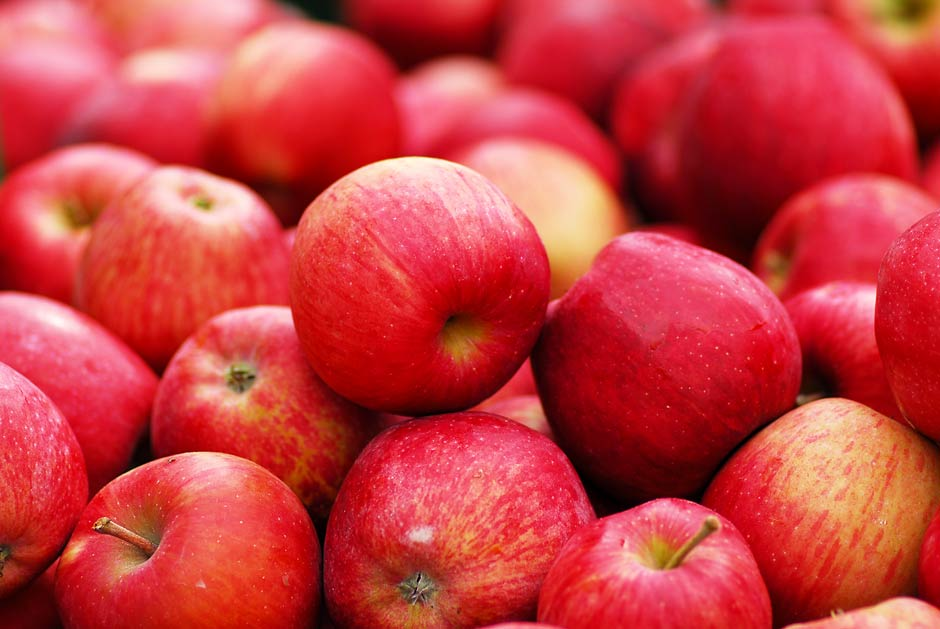
#> input picture opencv/images/chp2/elma.jpg, 940 x 629 px, found by its file name
$ python edge_detection.py   (older library calls are emulated)
#> lines starting #> are read from the running program, lines starting #| are printed output that depends on the picture; after the words box and inside, x2 and y2 are one past the last pixel; in counts of white or black regions, pixels touching at a corner belong together
import cv2
import os
import numpy as np

resim_yolu = os.path.join(os.getcwd(),"opencv","images","chp2","elma.jpg")
resim = cv2.imread(resim_yolu)
#> resim is the input picture: shape (629, 940, 3); mean B, G, R 65.3, 62.2, 200.3
gri = cv2.cvtColor(resim,cv2.COLOR_BGR2GRAY)
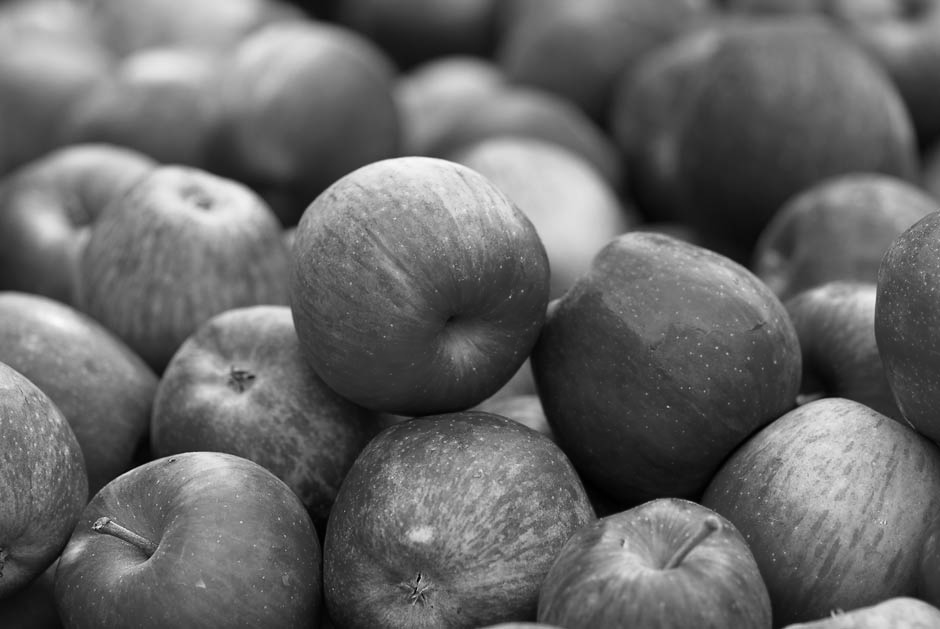
#> gri: shape (629, 940); min 0, max 250, mean 103.8
cv2.imshow("gri",gri)
#blur

#sobelx
sobelx = cv2.Sobel(gri,cv2.CV_64F,1,0,ksize=3)
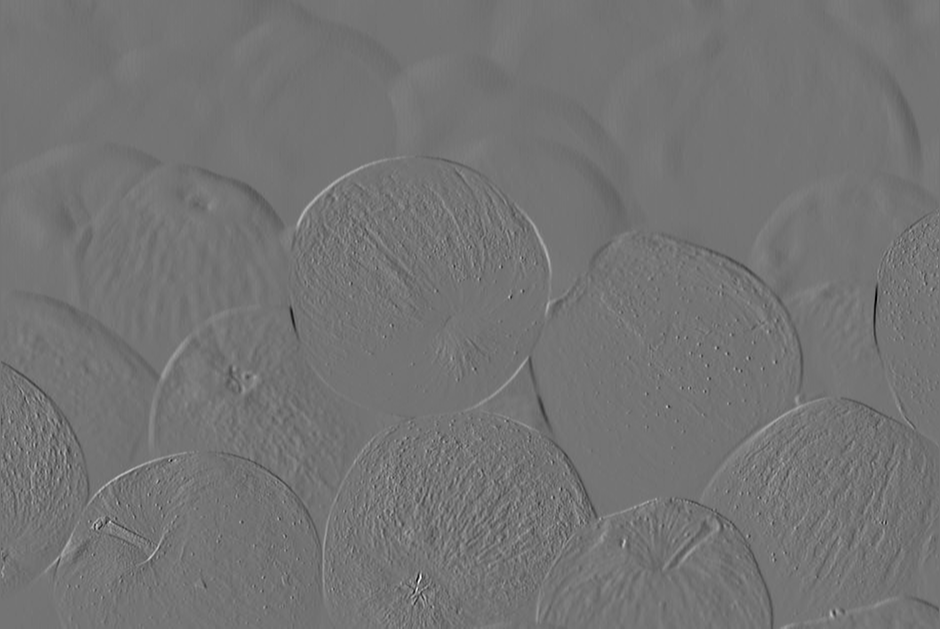
#> sobelx: shape (629, 940) float64; min -577, max 691, mean -0.2; drawn with min black and max white
sobelx = np.uint8(np.absolute(sobelx))
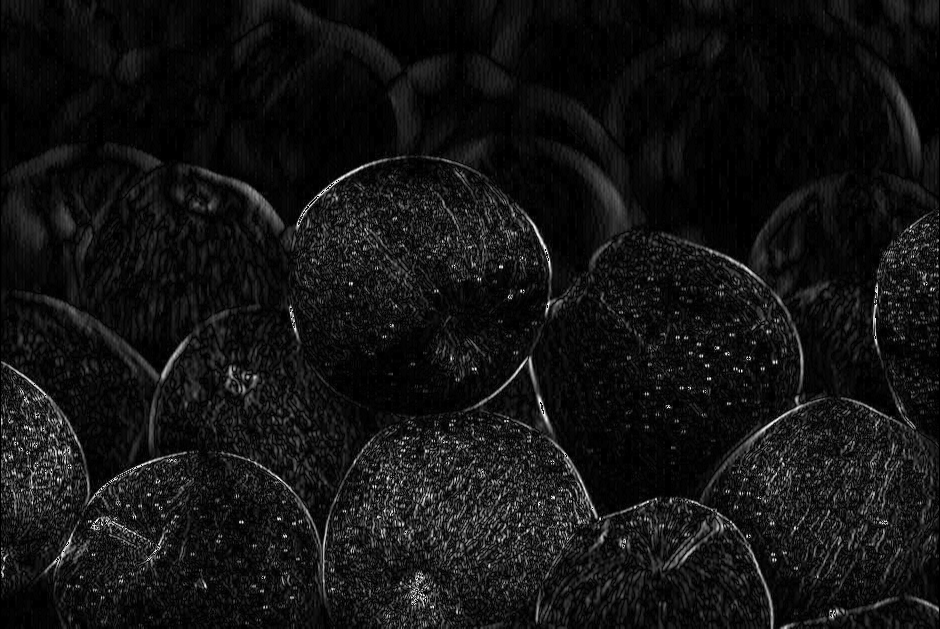
#> sobelx: shape (629, 940); min 0, max 255, mean 19.2
cv2.imshow("sobelx",sobelx)
print(sobelx)
#> (printed output is left out)
#sobely
sobely = cv2.Sobel(gri,cv2.CV_64F,0,1,ksize=3)
sobely= np.uint8(np.absolute(sobely))
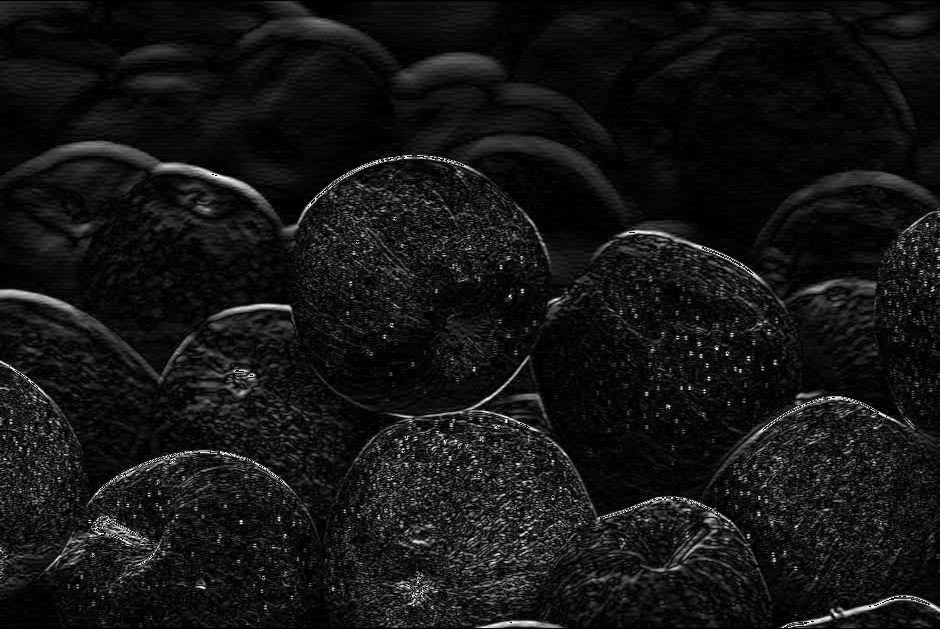
#> sobely: shape (629, 940); min 0, max 255, mean 21.1
cv2.imshow("sobely",sobely)
print(sobely)
#> (printed output is left out)
# laplacian
laplace = cv2.Laplacian(gri,cv2.CV_64F)
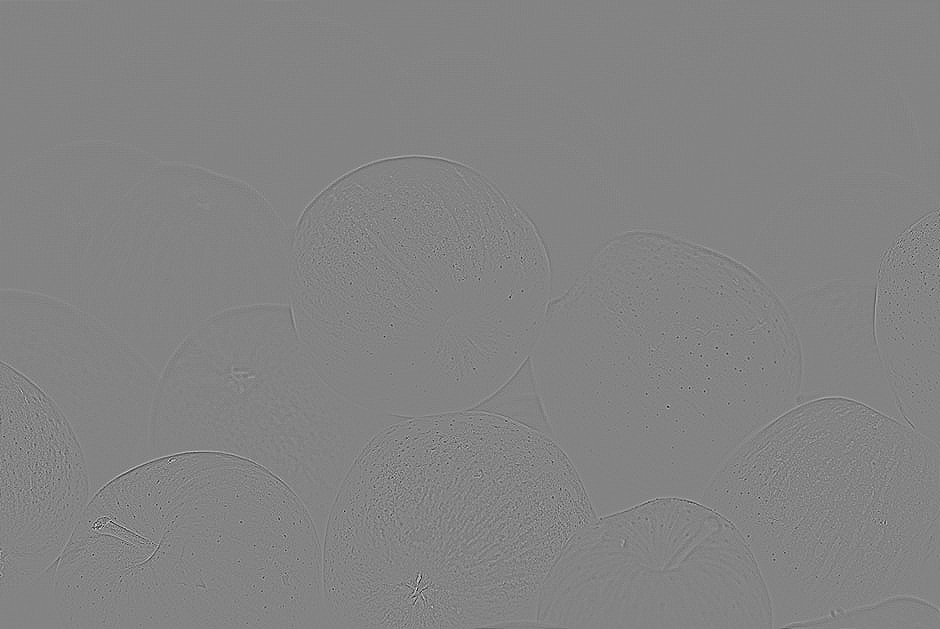
#> laplace: shape (629, 940) float64; min -270, max 253, mean 0; drawn with min black and max white
laplace = np.uint8(np.absolute(laplace))
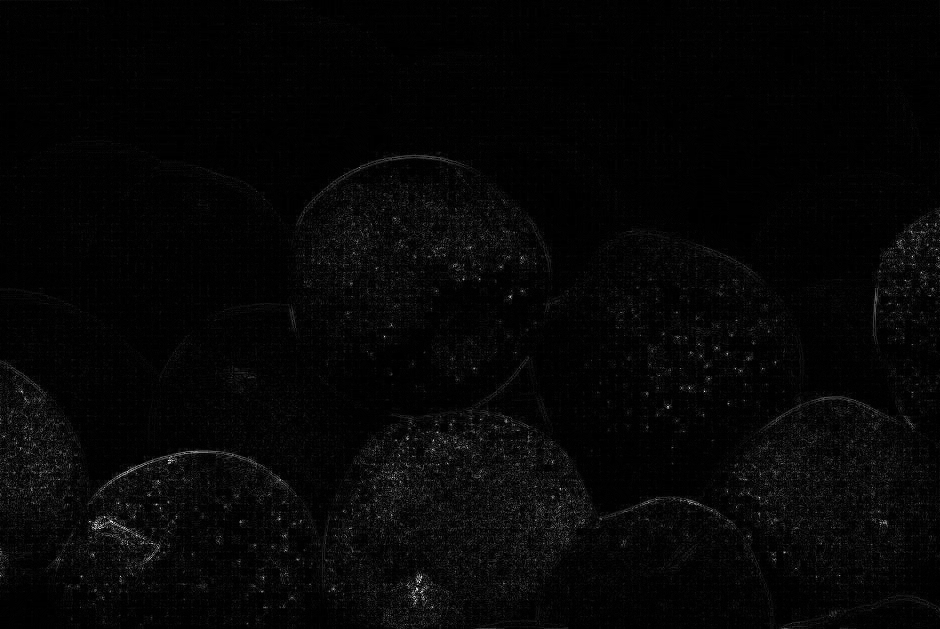
#> laplace: shape (629, 940); min 0, max 255, mean 5.9
cv2.imshow("laplace",laplace)
print(laplace)
#> (printed output is left out)
#canny
canny = cv2.Canny(gri,50,170)
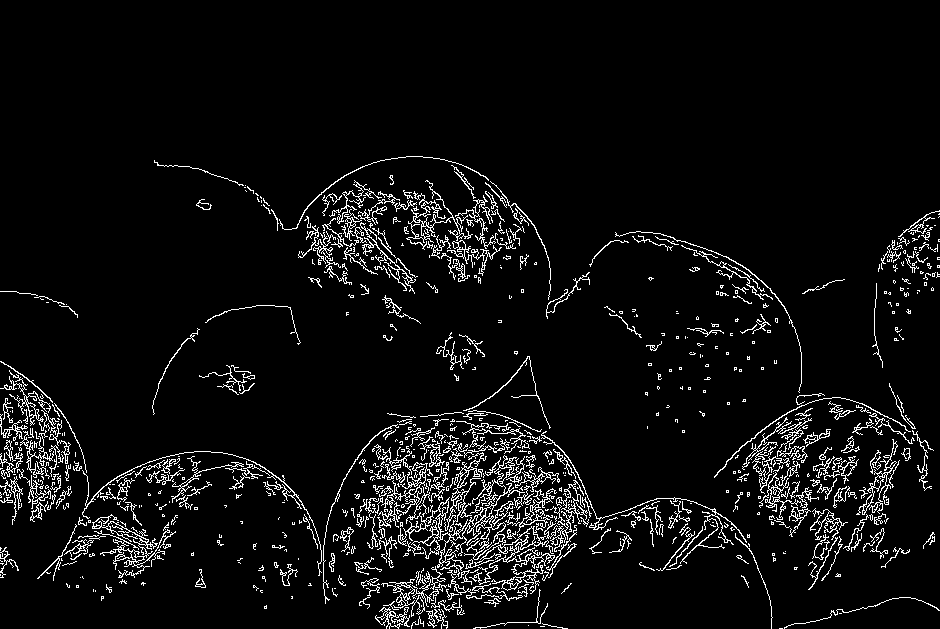
#> canny: shape (629, 940); 5.7% white in thin lines or dots, all inside (x1, y1, x2, y2) = (0, 156, 940, 629)
cv2.imshow("canny",canny)
cv2.waitKey(0)

$ run again, with opencv/images/chp2/park.jpg copied over opencv/images/chp2/elma.jpg
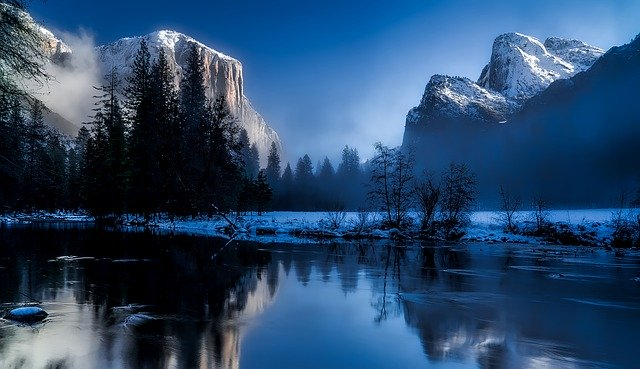
#> input picture opencv/images/chp2/park.jpg, 640 x 369 px, found by its file name
#> resim is the input picture: shape (369, 640, 3); mean B, G, R 106.8, 72.5, 40.9
#> (printed output is left out)
#> (printed output is left out)
#> `laplace = cv2.Laplacian(gri,cv2.CV_64F)`:
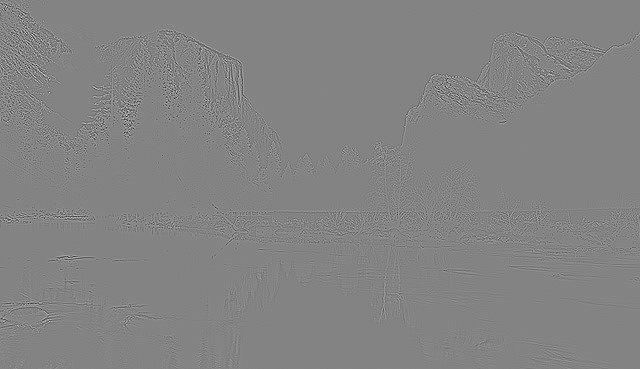
#> laplace: shape (369, 640) float64; min -670, max 628, mean 0; drawn with min black and max white
#> (printed output is left out)
#> `canny = cv2.Canny(gri,50,170)`:
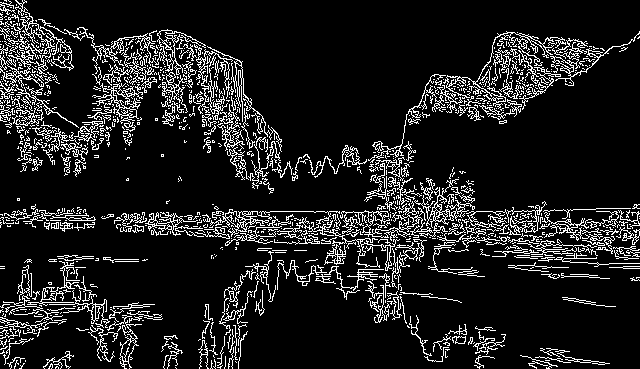
#> canny: shape (369, 640); 12.2% white in thin lines or dots

$ run again, with opencv/images/chp2/rice_1.jpg copied over opencv/images/chp2/elma.jpg
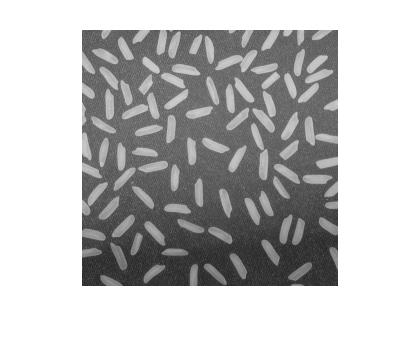
#> input picture opencv/images/chp2/rice_1.jpg, 420 x 342 px, found by its file name
#> resim is the input picture: shape (342, 420, 3); min 30, max 255, mean 189.4
#> (printed output is left out)
#> (printed output is left out)
#> `laplace = cv2.Laplacian(gri,cv2.CV_64F)`:
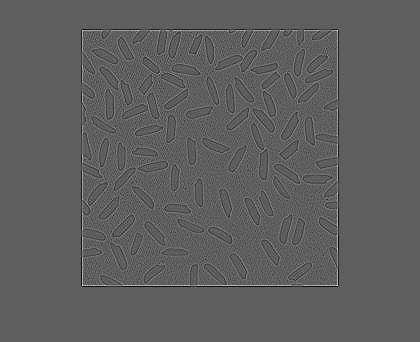
#> laplace: shape (342, 420) float64; min -232, max 394, mean 0; drawn with min black and max white
#> (printed output is left out)
#> `canny = cv2.Canny(gri,50,170)`:
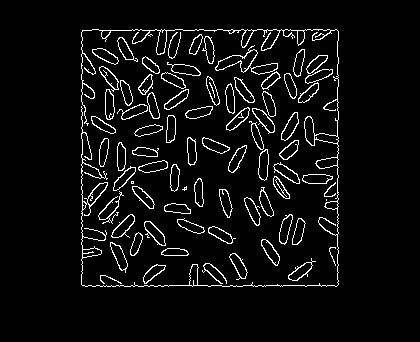
#> canny: shape (342, 420); 5.4% white in thin lines or dots, all inside (x1, y1, x2, y2) = (81, 29, 339, 287)

$ run again, with opencv/images/chp2/salt-pepper.jpg copied over opencv/images/chp2/elma.jpg
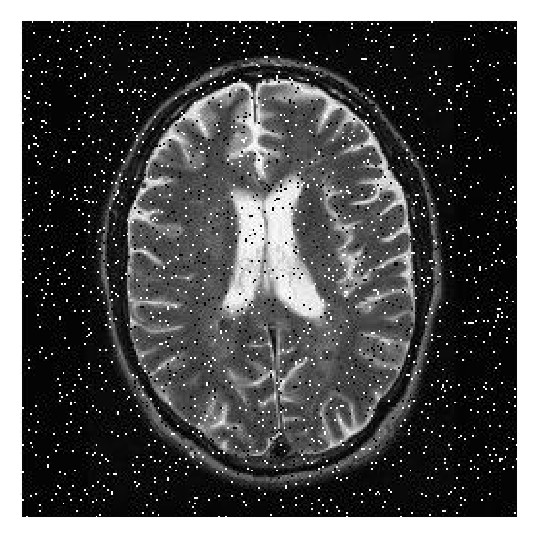
#> input picture opencv/images/chp2/salt-pepper.jpg, 537 x 537 px, found by its file name
#> resim is the input picture: shape (537, 537, 3); min 0, max 255, mean 82.8
#> (printed output is left out)
#> (printed output is left out)
#> (printed output is left out)
#> `canny = cv2.Canny(gri,50,170)`:
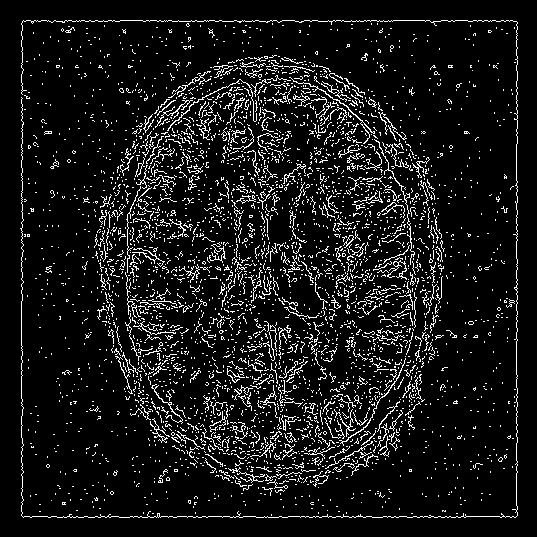
#> canny: shape (537, 537); 8.9% white in thin lines or dots, all inside (x1, y1, x2, y2) = (20, 20, 518, 518)
